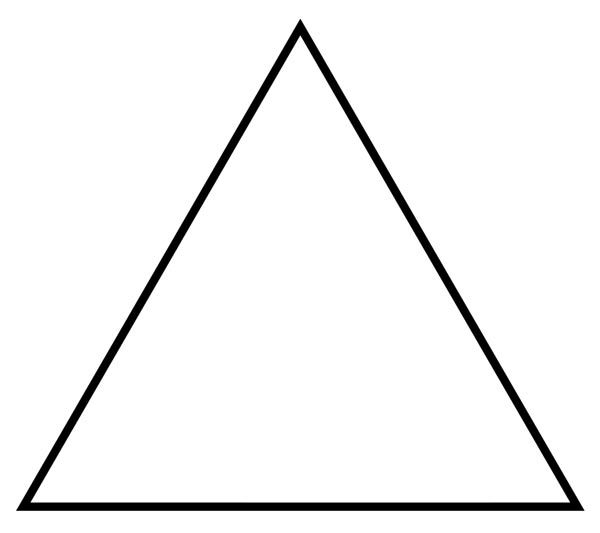
#> input picture src/triangle.jpg, 600 x 533 px, given in place of the camera
$ jupyter execute light_follower.ipynb
#> lines starting #> are read from the running program, lines starting #| are printed output that depends on the picture; after the words box and inside, x2 and y2 are one past the last pixel; in counts of white or black regions, pixels touching at a corner belong together
[cell 1]
import cv2
import numpy as np
import time
from scipy.optimize import least_squares
import math
import matplotlib.pyplot as plt
from utils import non_max_suppression
import os
import glob

[cell 2]
def euclidean_distance(pt1, pt2):
    return np.sqrt((pt1[0] - pt2[0])**2 + (pt1[1] - pt2[1])**2)

# [52 lines left out: functions ajustar_circulo, generar_puntos_circulo, calcular_semejanza_circulo, not called in this run]


from scipy.spatial import ConvexHull
from itertools import combinations

# [92 lines left out: functions distancia_punto_segmento, error_distancia, ajustar_triangulo, generar_puntos_triangulo, calcular_semejanza_triangulo, not called in this run]

[cell 3]
# [59 lines left out: functions plot_circulo, plot_triangulo, not called in this run]

[cell 4]
# Inicializar el filtro de Kalman
kalman = cv2.KalmanFilter(4, 2)
kalman.measurementMatrix = np.array([[1, 0, 0, 0],
                                      [0, 1, 0, 0]], np.float32)
kalman.transitionMatrix = np.array([[1, 0, 1, 0],
                                     [0, 1, 0, 1],
                                     [0, 0, 1, 0],
                                     [0, 0, 0, 1]], np.float32)
kalman.processNoiseCov = np.eye(4, dtype=np.float32) * 0.03


# [18 lines left out: function detect_bright_object, not called in this run]

[cell 5]
# TODO Define the method
# [57 lines left out: functions gaussian_blur, sobel_edge_detector, canny_edge_detector, not called in this run]

[cell 6]
# # TODO Complete the method, use every argument
# [4 lines left out: function show_image, not called in this run]

def nothing(x):
    pass

# [68 lines left out: function get_hsv_color_ranges, not called in this run]

[cell 7]
def detectar_circulo(imagen):
    imagen_gris = cv2.cvtColor(imagen, cv2.COLOR_BGR2GRAY)  # Convertir a escala de grises

    imagen_gris = cv2.GaussianBlur(imagen_gris, (9, 9), 2)

    circulos = cv2.HoughCircles(
        imagen_gris,
        cv2.HOUGH_GRADIENT,
        dp=1,
        minDist=100,
        param1=50,
        param2=100,
        minRadius=10,
        maxRadius=10000
    )

    if circulos is not None:
        return True
    return False

def calcular_angulos(vertices):
    angulos = []
    num_vertices = len(vertices)

    for i in range(num_vertices):
        p1 = vertices[i][0]
        p2 = vertices[(i + 1) % num_vertices][0]
        p3 = vertices[(i + 2) % num_vertices][0]
        v1 = np.array([p1[0] - p2[0], p1[1] - p2[1]])
        v2 = np.array([p3[0] - p2[0], p3[1] - p2[1]])

        v1_norm = v1 / np.linalg.norm(v1)
        v2_norm = v2 / np.linalg.norm(v2)

        cos_theta = np.clip(np.dot(v1_norm, v2_norm), -1.0, 1.0)
        angulo = np.degrees(np.arccos(cos_theta))

        angulos.append(angulo)

    return angulos

def aplicar_red_mask(imagen):

    hsv = cv2.cvtColor(imagen, cv2.COLOR_BGR2HSV)

    lower_red1 = np.array([0, 40, 40])
    upper_red1 = np.array([20, 255, 255])
    lower_red2 = np.array([160, 40, 40])
    upper_red2 = np.array([190, 255, 255])

    mask1 = cv2.inRange(hsv, lower_red1, upper_red1)
    mask2 = cv2.inRange(hsv, lower_red2, upper_red2)
    red_mask = cv2.bitwise_or(mask1, mask2)
    red_segment = cv2.bitwise_and(imagen, imagen, mask=red_mask)

    return red_segment

def detectar_poligono_regular(imagen, num_lados):
    gray = cv2.cvtColor(imagen, cv2.COLOR_BGR2GRAY)
    blurred = cv2.GaussianBlur(gray, (5, 5), 0)
    edges = cv2.Canny(blurred, 50, 150)

    contours, _ = cv2.findContours(edges, cv2.RETR_EXTERNAL, cv2.CHAIN_APPROX_SIMPLE)
    for contour in contours:
        epsilon = 0.04 * cv2.arcLength(contour, True)
        approx = cv2.approxPolyDP(contour, epsilon, True)

        if len(approx) == num_lados:
            area = cv2.contourArea(contour)
            if area > 100:
                angulos = calcular_angulos(approx)
                angulo_regular = 180 * (num_lados - 2) / num_lados
                if all(angulo_regular - 5 <= angle <= angulo_regular + 5 for angle in angulos):
                    return True
    return False

def detectar_octogono(imagen):
    red_segment = aplicar_red_mask(imagen)
    return detectar_poligono_regular(red_segment, 8)

def detectar_triangulo(imagen):
    return detectar_poligono_regular(imagen, 3)

[cell 8]
cap = cv2.VideoCapture(0)

frame_width = 1280
frame_height = 720
cap.set(cv2.CAP_PROP_FRAME_WIDTH, frame_width)
cap.set(cv2.CAP_PROP_FRAME_HEIGHT, frame_height)

stop_detection = False
prev_frame_time = 0
new_frame_time = 0

while not stop_detection:

    ret, frame = cap.read()
#> frame is the input picture: shape (533, 600, 3); min 0, max 255, mean 244
    if not ret:
        break
    frame = cv2.flip(frame, 1)

    new_frame_time = time.time()
    fps = 1 / (new_frame_time - prev_frame_time) if new_frame_time != prev_frame_time else 0
    prev_frame_time = new_frame_time
    cv2.putText(frame, f"FPS: {fps:.2f}", (450, 30), cv2.FONT_HERSHEY_SIMPLEX, 1, (0, 255, 255), 2)

    if detectar_octogono(frame):
#> in aplicar_red_mask, `hsv = cv2.cvtColor(imagen, cv2.COLOR_BGR2HSV)`: hsv: shape (533, 600, 3); mean H, S, V 0.1, 0.8, 244
#> in aplicar_red_mask, `mask1 = cv2.inRange(hsv, lower_red1, upper_red1)`: mask1: shape (533, 600); every value is 0
#> in aplicar_red_mask, `red_segment = cv2.bitwise_and(imagen, imagen, mask=red_mask)`: red_segment: shape (533, 600, 3); every value is 0
#> in detectar_poligono_regular, `contours, _ = cv2.findContours(edges, cv2.RETR_EXTERNAL, cv2.CHAIN_APP..`: contours = []
        stop_detection = True
        break

    tracking_positions = []
#> tracking_positions = []
    tracking_started = False
    start_time = None
    initial_position = None

    circle_found = False
    triangle_found = False
    while not circle_found and not triangle_found:
        ret, frame = cap.read()
        if not ret:
            break
        frame = cv2.flip(frame, 1)

        new_frame_time = time.time()
        fps = 1 / (new_frame_time - prev_frame_time) if new_frame_time != prev_frame_time else 0
        prev_frame_time = new_frame_time
        cv2.putText(frame, f"FPS: {fps:.2f}", (450, 30), cv2.FONT_HERSHEY_SIMPLEX, 1, (0, 255, 255), 2)
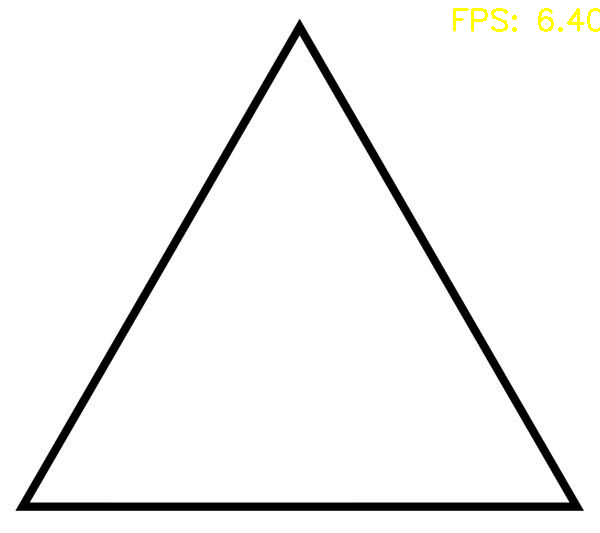
#> frame: shape (533, 600, 3); mean B, G, R 243.2, 244, 244

        circle_found = detectar_circulo(frame)
#> in detectar_circulo, `imagen_gris = cv2.GaussianBlur(imagen_gris, (9, 9), 2)`:
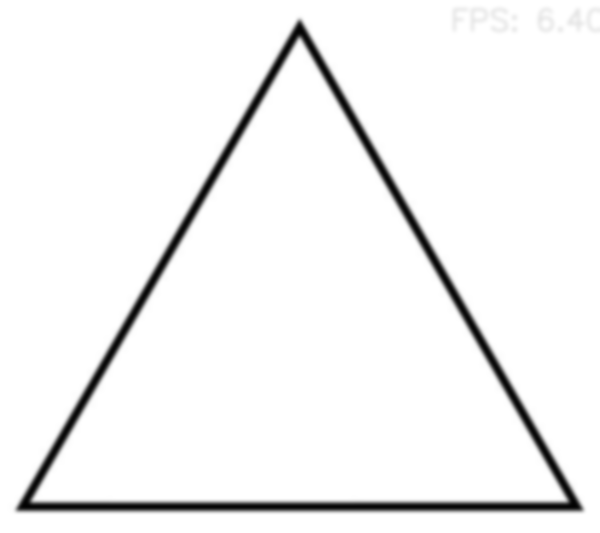
#> imagen_gris: shape (533, 600); min 1, max 255, mean 243.9
#> in detectar_circulo, `circulos = cv2.HoughCircles( imagen_gris, cv2.HOUGH_GRADIENT, dp=1, mi..`: circulos = None
#> circle_found = False
        triangle_found = detectar_triangulo(frame)
#> call 2 of detectar_poligono_regular, with num_lados = 3
#> in detectar_poligono_regular (call 2), `blurred = cv2.GaussianBlur(gray, (5, 5), 0)`:
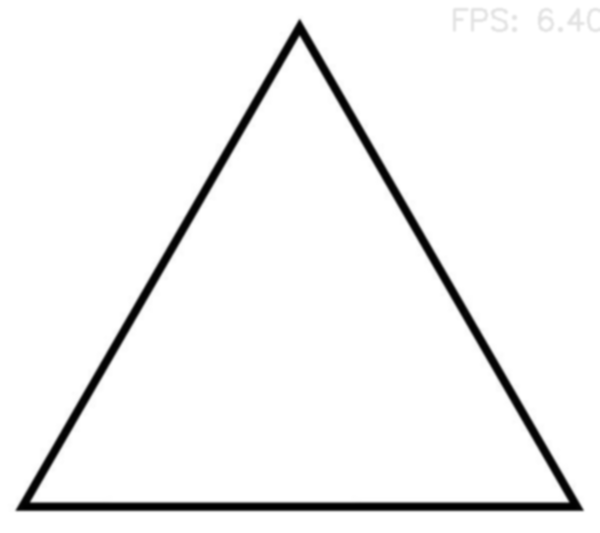
#> blurred: shape (533, 600); min 0, max 255, mean 243.9
#> in detectar_poligono_regular (call 2), `edges = cv2.Canny(blurred, 50, 150)`:
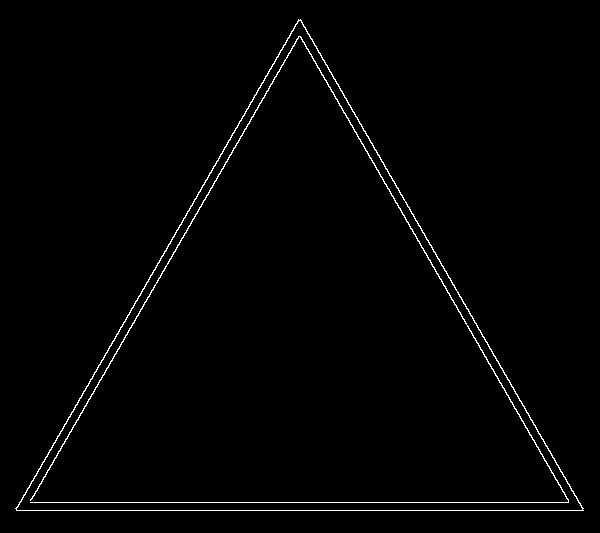
#> edges: shape (533, 600); 1.3% white in thin lines or dots, all inside (x1, y1, x2, y2) = (15, 19, 584, 511)
#> in detectar_poligono_regular (call 2), `contours, _ = cv2.findContours(edges, cv2.RETR_EXTERNAL, cv2.CHAIN_APP..`: contours = 1 contour; box (x1, y1, x2, y2) and area: (15, 19, 584, 511) 140040
#> the loop in detectar_poligono_regular, `for contour in contours:` made 1 pass
#> (epsilon, approx, area, num_vertices in calcular_angulos, angulos, angulo_regular) on pass 1: (71.5, [[15, 508], [583, 510], [300, 19]], 140039.5, 3, [59.84, 60.19, 59.97], 60)
#> triangle_found = True

        if detectar_octogono(frame):
#> in aplicar_red_mask (call 2), `hsv = cv2.cvtColor(imagen, cv2.COLOR_BGR2HSV)`: hsv: shape (533, 600, 3); mean H, S, V 0.1, 0.8, 244
            stop_detection = True
            break

        cv2.imshow('Seguimiento de Luz', frame)

        if cv2.waitKey(1) & 0xFF == ord('q'):
#> (key q is pressed here)
            stop_detection = True
            break

    if not stop_detection:
        # Mostrar cuenta atrás antes de iniciar el seguimiento
        for i in range(4, 0, -1):
            for j in range(10):
                ret, frame = cap.read()
                if not ret:
                    break
                frame = cv2.flip(frame, 1)  # Invertir la imagen

                new_frame_time = time.time()
                fps = 1 / (new_frame_time - prev_frame_time) if new_frame_time != prev_frame_time else 0
                prev_frame_time = new_frame_time
                cv2.putText(frame, f"FPS: {fps:.2f}", (450, 30), cv2.FONT_HERSHEY_SIMPLEX, 1, (0, 255, 255), 2)

                cv2.putText(frame, f"Comienza en {i}", (10, 30), cv2.FONT_HERSHEY_SIMPLEX, 1, (0, 255, 255), 2)
                cv2.imshow('Seguimiento de Luz', frame)
                cv2.waitKey(100)

    show_similarity_score = False
    similarity_score = None
    score_display_start_time = None
    valid_shape = False

    while not stop_detection:
        ret, frame = cap.read()
        if not ret:
            break
        frame = cv2.flip(frame, 1)

        new_frame_time = time.time()
        fps = 1 / (new_frame_time - prev_frame_time) if new_frame_time != prev_frame_time else 0
        prev_frame_time = new_frame_time
        cv2.putText(frame, f"FPS: {fps:.2f}", (450, 30), cv2.FONT_HERSHEY_SIMPLEX, 1, (0, 255, 255), 2)

        if show_similarity_score:
            elapsed_display_time = time.time() - score_display_start_time
            elapsed_time = 0
            if elapsed_display_time < 5:
                if valid_shape:
                    cv2.putText(frame, f"Semejanza: {similarity_score:.2f}", (10, 30),
                                cv2.FONT_HERSHEY_SIMPLEX, 1, (0, 255, 0), 2)
                else:
                    cv2.putText(frame, "Forma incorrecta. Intente de nuevo", (10, 30),
                                cv2.FONT_HERSHEY_SIMPLEX, 1, (0, 0, 255), 2)
            else:
                show_similarity_score = False
                valid_shape = False
                break
        else:
            detected = detect_bright_object(frame)
            if detected:
                measured = np.array([[np.float32(detected[0])], [np.float32(detected[1])]])
                kalman.correct(measured)

                if not tracking_started:
                    tracking_started = True
                    start_time = time.time()
                    initial_position = detected

            predicted = kalman.predict()
            predicted_x, predicted_y = int(predicted[0].item()), int(predicted[1].item())

            if detected:
                cv2.circle(frame, detected, 10, (0, 255, 0), 2)
                if tracking_started:
                    tracking_positions.append(detected)

            for i in range(1, len(tracking_positions)):
                cv2.line(frame, tracking_positions[i - 1], tracking_positions[i], (0, 0, 255), 2)

            cv2.circle(frame, (predicted_x, predicted_y), 10, (255, 0, 0), 2)
            elapsed_time = time.time() - start_time if tracking_started else 0
            cv2.putText(frame, f"Tiempo transcurrido: {elapsed_time:.2f} s", (10, 30),
                        cv2.FONT_HERSHEY_SIMPLEX, 1, (0, 255, 255), 2)

        if tracking_started and elapsed_time > 1:
            if elapsed_time > 6:
                print("Demasiado lento")
                valid_shape = False
                show_similarity_score = True
                score_display_start_time = time.time()

            if detected and initial_position and euclidean_distance(detected, initial_position) < 40:
                if elapsed_time < 2:
                    print("Demasiado rápido")
                    valid_shape = False
                    show_similarity_score = True
                    score_display_start_time = time.time()

                #Eliminar puntos duplicados o muy parecidos
                tracking_positions = [tracking_positions[i] for i in range(len(tracking_positions))
                                    if i == 0 or euclidean_distance(tracking_positions[i], tracking_positions[i - 1]) > 3]


                #ELIMINAR ESTO LUEGO
                for i in range(len(tracking_positions)):
                    tracking_positions[i] = (tracking_positions[i][0], abs(tracking_positions[i][1]-479))

                if circle_found:
                    circulo = ajustar_circulo(tracking_positions)
                    if circulo[2] < 125:
                        print("Círculo demasiado pequeño")
                        valid_shape = False
                        show_similarity_score = True
                        score_display_start_time = time.time()
                    else:
                        if not show_similarity_score:
                            puntos_circulo = generar_puntos_circulo(circulo[0], circulo[1], circulo[2], len(tracking_positions))
                            semejanza, puntos_unidos = calcular_semejanza_circulo(tracking_positions, puntos_circulo, circulo[2])
                            print("Semejanza:", semejanza)

                            similarity_score = semejanza
                            show_similarity_score = True
                            score_display_start_time = time.time()
                            valid_shape = True
                            plot_circulo(tracking_positions, puntos_circulo, puntos_unidos)

                elif triangle_found:
                    vertices = ajustar_triangulo(tracking_positions)
                    if euclidean_distance(vertices[0], vertices[1]) < 50:
                        print("Triángulo demasiado pequeño")
                        valid_shape = False
                        show_similarity_score = True
                        score_display_start_time = time.time()
                    else:
                        if not show_similarity_score:
                            puntos_triangulo = generar_puntos_triangulo(vertices, len(tracking_positions))
                            semejanza, puntos_unidos = calcular_semejanza_triangulo(tracking_positions, puntos_triangulo)
                            print("Semejanza:", semejanza)

                            similarity_score = semejanza
                            show_similarity_score = True
                            score_display_start_time = time.time()
                            valid_shape = True
                            plot_triangulo(tracking_positions, puntos_triangulo, puntos_unidos)

        cv2.imshow('Seguimiento de Luz', frame)

        if cv2.waitKey(1) & 0xFF == ord('q'):
            stop_detection = True
            break


cap.release()
cv2.destroyAllWindows()
